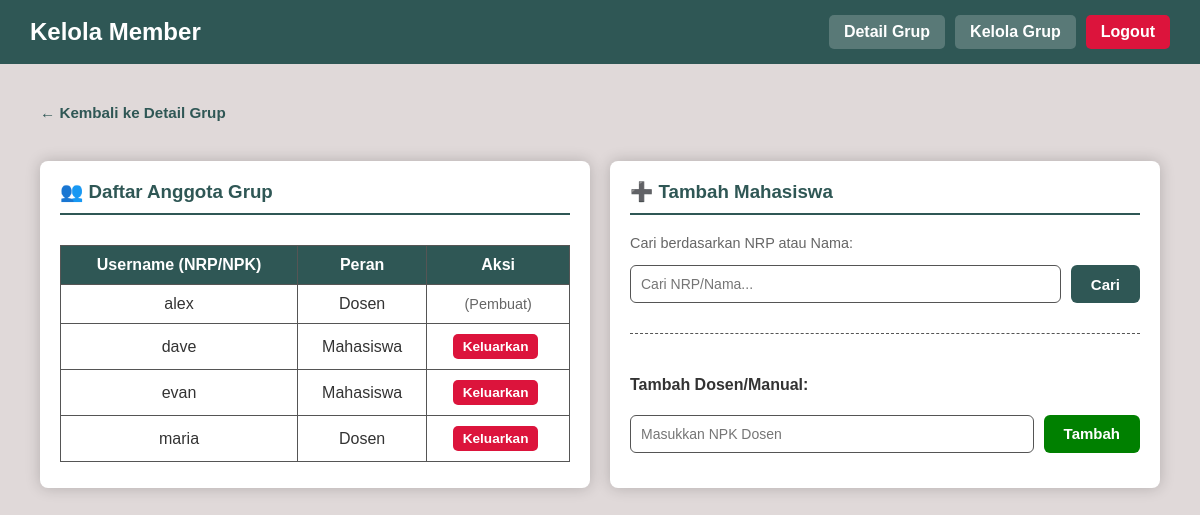
The app's page /dosen/grup/manage_member.php?idgrup=1 (signed in) with its own data.
### tables this page shows
CREATE TABLE `member_grup` (
  `idgrup` int(11) NOT NULL,
  `username` varchar(20) NOT NULL
);

### Database.php (called while the page is built, shortened)
<?php
class Database
{
    private $host = "localhost";
    private $username = "root";
    private $password = "";
    private $database = "fullstack";
    private $connection;
    public function __construct()
    {
        $this->connection = new mysqli(
            $this->host,
            $this->username,
            $this->password,
            $this->database
        );
    }
    public function prepare($sql)
    {
        return $this->connection->prepare($sql);
    }
}
class GrupModel
{
    private $db;
    public function __construct()
    {
        $this->db = new Database();
    }
    public function getMembersWithRole($idgrup)
    {
        $sql = "SELECT mg.username,
                CASE
                    WHEN a.npk_dosen IS NOT NULL THEN 'Dosen'
                    WHEN a.nrp_mahasiswa IS NOT NULL THEN 'Mahasiswa'
                    ELSE 'Admin'
                END AS role
                FROM member_grup mg
                JOIN akun a ON mg.username = a.username
                WHERE mg.idgrup = ?";
        $stmt = $this->db->prepare($sql);
        $stmt->bind_param("i", $idgrup);
        $stmt->execute();
        $result = $stmt->get_result();
        $data = [];
        while ($row = $result->fetch_assoc()) {
            $data[] = $row;
        }
        return $data;
    }
}
?>

### dosen/grup/manage_member.php (the view, shortened to what this page needs)
<?php
require_once '../../Database.php';
$grupModel      = new GrupModel();
$idgrup = (int)$_GET['idgrup'];
$username_dosen = $_SESSION['username'];
$member_list = $grupModel->getMembersWithRole($idgrup);
?>
<!DOCTYPE html>
<html lang="id">
<head>
    <link rel="stylesheet" href="../../css/style.css">
</head>
<body>
    <header>
        <h2>Kelola Member</h2>
        <nav>
            <a href="detail_group.php?idgrup=<?php echo $idgrup; ?>">Detail Grup</a>
            <a href="manage_group_dosen.php">Kelola Grup</a>
            <a href="../../logout.php" class="logout">Logout</a>
        </nav>
    </header>
    <main class="container">
        <a href="detail_group.php?idgrup=<?php echo $idgrup; ?>" class="link-back">
            &leftarrow; Kembali ke Detail Grup
        </a>
        <div class="management-grid">
            <div class="box">
                <h3 style="margin-bottom: 20px; border-bottom: 2px solid var(--primary-color); padding-bottom: 10px;">
                    👥 Daftar Anggota Grup
                </h3>
                <div class="table-responsive">
                    <table>
                        <thead>
                            <tr>
                                <th>Username (NRP/NPK)</th>
                                <th>Peran</th>
                                <th>Aksi</th>
                            </tr>
                        </thead>
                        <tbody>
                            <?php foreach ($member_list as $member): ?>
                                <tr>
                                    <td><?php echo htmlspecialchars($member['username']); ?></td>
                                    <td><?php echo htmlspecialchars($member['role']); ?></td>
                                    <td>
                                        <?php if ($member['username'] != $username_dosen): ?>
                                            <form method="POST" style="display:inline;" onsubmit="return confirm('Yakin ingin mengeluarkan member ini?');">
                                                <button type="submit" class="btn btn-red btn-sm">Keluarkan</button>
                                            </form>
                                        <?php else: ?>
                                            <span style="font-size: 0.9em; color: var(--text-muted);">(Pembuat)</span>
                                        <?php endif; ?>
                                    </td>
                                </tr>
                            <?php endforeach; ?>
                        </tbody>
                    </table>
                </div>
            </div>
            <div class="box">
                <h3 style="margin-bottom: 20px; border-bottom: 2px solid var(--primary-color); padding-bottom: 10px;">
                    ➕ Tambah Mahasiswa
                </h3>
                <p style="font-size: 0.9em; color: var(--text-muted);">Cari berdasarkan NRP atau Nama:</p>
                <form method="GET" style="margin-bottom: 20px;">
                    <div class="search-group">
                        <input type="text" name="search" placeholder="Cari NRP/Nama..." value="<?php echo isset($_GET['search']) ? htmlspecialchars($_GET['search']) : ''; ?>">
                        <button type="submit" class="btn">Cari</button>
                    </div>
                </form>
                <div style="margin-top: 30px; padding-top: 20px; border-top: 1px dashed var(--border-color);">
                    <h4>Tambah Dosen/Manual:</h4>
                    <form method="POST">
                        <div class="search-group">
                            <input type="text" name="new_username" placeholder="Masukkan NPK Dosen" required>
                            <button type="submit" class="btn btn-green">Tambah</button>
                        </div>
                    </form>
                </div>
            </div>
        </div>
    </main>
</body>
</html>

### css/style.css (style rules this page uses)
@media (prefers-color-scheme: light) { :root { --bg-body: #E0D9D9; --bg-card: #ffffff; --text-main: #333333; --primary-color: #2F5755; --btn-bg: #2F5755; --border-color: #555; --input-bg: #ffffff; --shadow-color: rgba(0, 0, 0, 0.2); --title-color: #2F5755; --text-muted: #666666; --bg-thread-item: #f8f9fa; --btn-thread-bg: #4a6fa5; --status-open-bg: #d4edda; --status-open-text: #155724; --status-close-bg: #f8d7da; --status-close-text: #721c24; --chat-bg-area: #efe7dd; --chat-bubble-sent: #dcf8c6; --chat-bubble-received: #ffffff; --chat-text-sent: #333; --chat-header-border: #ddd; } }
body { font-family: Arial, sans-serif; background-color: var(--bg-body); color: var(--text-main); margin: 0; min-height: 100vh; }
header { background-color: var(--primary-color); color: white; padding: 15px 30px; display: flex; justify-content: space-between; align-items: center; }
header h2 { margin: 0; font-size: 1.5rem; color: white; }
nav { display: flex; gap: 10px; }
nav a { color: white; text-decoration: none; background-color: rgba(255, 255, 255, 0.2); padding: 8px 15px; border-radius: 5px; font-weight: bold; }
main, .container { padding: 40px; max-width: 1200px; margin: 0 auto; }
h1, h2, h3 { color: var(--title-color); margin-top: 0; }
.box, .form-container { background: var(--bg-card); padding: 20px; margin-bottom: 25px; border-radius: 8px; box-shadow: 0 0 15px 0 var(--shadow-color); color: var(--text-main); }
input, select, textarea { width: 100%; padding: 10px; margin-bottom: 15px; border: 1px solid var(--border-color); border-radius: 6px; font-size: 14px; box-sizing: border-box; background-color: var(--input-bg); color: var(--text-main); }
.search-group { display: flex; gap: 10px; margin-bottom: 15px; }
.search-group input { margin-bottom: 0; flex: 1; }
button, .btn, .menu-button { display: inline-block; background-color: var(--btn-bg); color: white; padding: 10px 20px; border: none; border-radius: 6px; font-size: 15px; font-weight: bold; cursor: pointer; text-decoration: none; text-align: center; transition: background-color 0.3s; }
.btn-red, .logout { color: white; text-decoration: none; background-color: crimson; padding: 8px 15px; border-radius: 5px; font-weight: bold; }
.btn-green { background-color: green; }
.btn-sm { padding: 5px 10px; font-size: 0.85em; margin-right: 5px; display: inline-block; }
.link-back { display: inline-flex; align-items: center; margin-bottom: 20px; color: var(--primary-color); text-decoration: none; font-weight: bold; font-size: 0.95em; transition: color 0.3s; }
table { width: 100%; border-collapse: collapse; text-align: center; margin-top: 10px; }
table th, table td { padding: 10px; border: 1px solid var(--border-color); }
table th { background-color: var(--primary-color); color: white; }
.table-responsive { width: 100%; overflow-x: auto; -webkit-overflow-scrolling: touch; }
.management-grid { display: flex; justify-content: space-between; gap: 20px; margin-top: 20px; flex-wrap: wrap; }
.management-grid .box { flex: 1; min-width: 300px; margin-bottom: 0; }

### records on screen
member_grup: username "alex", role "Dosen", shows "(Pembuat)"
member_grup: username "dave", role "Mahasiswa"
member_grup: username "evan", role "Mahasiswa"
member_grup: username "maria", role "Dosen"
